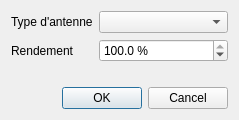
<?xml version="1.0" encoding="UTF-8"?>
<ui version="4.0">
 <class>ReceiverDialog</class>
 <widget class="QDialog" name="ReceiverDialog">
  <property name="geometry">
   <rect>
    <x>0</x>
    <y>0</y>
    <width>239</width>
    <height>120</height>
   </rect>
  </property>
  <property name="windowTitle">
   <string>Paramètres du récepteur</string>
  </property>
  <layout class="QVBoxLayout" name="verticalLayout">
   <item>
    <layout class="QFormLayout" name="formLayout">
     <item row="0" column="0">
      <widget class="QLabel" name="label_antenna_type">
       <property name="text">
        <string>Type d'antenne</string>
       </property>
      </widget>
     </item>
     <item row="0" column="1">
      <widget class="QComboBox" name="combobox_antenna_type"/>
     </item>
     <item row="1" column="0">
      <widget class="QLabel" name="label_efficiency">
       <property name="text">
        <string>Rendement</string>
       </property>
      </widget>
     </item>
     <item row="1" column="1">
      <widget class="QDoubleSpinBox" name="spinbox_efficiency">
       <property name="suffix">
        <string> %</string>
       </property>
       <property name="decimals">
        <number>1</number>
       </property>
       <property name="maximum">
        <double>100.000000000000000</double>
       </property>
       <property name="singleStep">
        <double>1.000000000000000</double>
       </property>
       <property name="value">
        <double>100.000000000000000</double>
       </property>
      </widget>
     </item>
    </layout>
   </item>
   <item>
    <spacer name="verticalSpacer">
     <property name="orientation">
      <enum>Qt::Vertical</enum>
     </property>
     <property name="sizeHint" stdset="0">
      <size>
       <width>20</width>
       <height>40</height>
      </size>
     </property>
    </spacer>
   </item>
   <item>
    <widget class="QDialogButtonBox" name="buttonBox">
     <property name="orientation">
      <enum>Qt::Horizontal</enum>
     </property>
     <property name="standardButtons">
      <set>QDialogButtonBox::Cancel|QDialogButtonBox::Ok</set>
     </property>
    </widget>
   </item>
  </layout>
 </widget>
 <resources/>
 <connections>
  <connection>
   <sender>buttonBox</sender>
   <signal>accepted()</signal>
   <receiver>ReceiverDialog</receiver>
   <slot>accept()</slot>
   <hints>
    <hint type="sourcelabel">
     <x>257</x>
     <y>250</y>
    </hint>
    <hint type="destinationlabel">
     <x>157</x>
     <y>274</y>
    </hint>
   </hints>
  </connection>
  <connection>
   <sender>buttonBox</sender>
   <signal>rejected()</signal>
   <receiver>ReceiverDialog</receiver>
   <slot>reject()</slot>
   <hints>
    <hint type="sourcelabel">
     <x>284</x>
     <y>250</y>
    </hint>
    <hint type="destinationlabel">
     <x>286</x>
     <y>274</y>
    </hint>
   </hints>
  </connection>
 </connections>
</ui>
